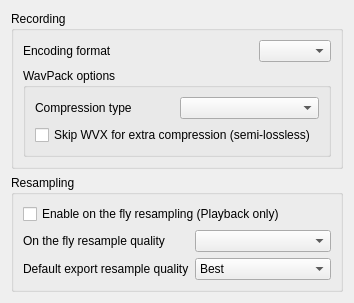
<ui version="4.0" >
 <class>RecordingConfigPage</class>
 <widget class="QWidget" name="RecordingConfigPage" >
  <property name="geometry" >
   <rect>
    <x>0</x>
    <y>0</y>
    <width>354</width>
    <height>248</height>
   </rect>
  </property>
  <property name="sizePolicy" >
   <sizepolicy vsizetype="Preferred" hsizetype="Preferred" >
    <horstretch>0</horstretch>
    <verstretch>1</verstretch>
   </sizepolicy>
  </property>
  <property name="windowTitle" >
   <string>Form</string>
  </property>
  <layout class="QVBoxLayout" name="verticalLayout" >
   <item>
    <widget class="QGroupBox" name="groupBox" >
     <property name="title" >
      <string>Recording</string>
     </property>
     <layout class="QVBoxLayout" >
      <property name="spacing" >
       <number>6</number>
      </property>
      <property name="margin" >
       <number>9</number>
      </property>
      <item>
       <layout class="QHBoxLayout" >
        <property name="spacing" >
         <number>6</number>
        </property>
        <property name="margin" >
         <number>0</number>
        </property>
        <item>
         <widget class="QLabel" name="label" >
          <property name="toolTip" >
           <string>&lt;html>&lt;head>&lt;meta name="qrichtext" content="1" />&lt;style type="text/css">
p, li { white-space: pre-wrap; }
&lt;/style>&lt;/head>&lt;body style=" font-family:'Sans Serif'; font-size:9pt; font-weight:400; font-style:normal; text-decoration:none;">
&lt;p style=" margin-top:0px; margin-bottom:0px; margin-left:0px; margin-right:0px; -qt-block-indent:0; text-indent:0px;">&lt;span style=" font-weight:600;">WAV&lt;/span> : A format without compression. Uses more hard disk space then compressed encoding formats, but needs very little cpu.&lt;/p>
&lt;p style="-qt-paragraph-type:empty; margin-top:0px; margin-bottom:0px; margin-left:0px; margin-right:0px; -qt-block-indent:0; text-indent:0px;">&lt;/p>
&lt;p style=" margin-top:0px; margin-bottom:0px; margin-left:0px; margin-right:0px; -qt-block-indent:0; text-indent:0px;">Limits : ~ 1.7 hours of recording time @ Stereo - 44.1 KHz&lt;/p>
&lt;p style="-qt-paragraph-type:empty; margin-top:0px; margin-bottom:0px; margin-left:0px; margin-right:0px; -qt-block-indent:0; text-indent:0px;">&lt;/p>
&lt;p style="-qt-paragraph-type:empty; margin-top:0px; margin-bottom:0px; margin-left:0px; margin-right:0px; -qt-block-indent:0; text-indent:0px;">&lt;/p>
&lt;p style=" margin-top:0px; margin-bottom:0px; margin-left:0px; margin-right:0px; -qt-block-indent:0; text-indent:0px;">&lt;span style=" font-weight:600;">WavPack&lt;/span> : A format with compression, up to 2 times smaller compared to WAV, and no quality loss. Uses significantly more cpu then WAV, but with modern (year 2005 and above) cpu's this shouldn't be a problem.&lt;/p>
&lt;p style="-qt-paragraph-type:empty; margin-top:0px; margin-bottom:0px; margin-left:0px; margin-right:0px; -qt-block-indent:0; text-indent:0px;">&lt;/p>
&lt;p style=" margin-top:0px; margin-bottom:0px; margin-left:0px; margin-right:0px; -qt-block-indent:0; text-indent:0px;">Using this format stresses the hard disk much less, increasing hard disk live, and less chance of saturating the hard disk bandwidth.&lt;/p>
&lt;p style="-qt-paragraph-type:empty; margin-top:0px; margin-bottom:0px; margin-left:0px; margin-right:0px; -qt-block-indent:0; text-indent:0px;">&lt;/p>
&lt;p style=" margin-top:0px; margin-bottom:0px; margin-left:0px; margin-right:0px; -qt-block-indent:0; text-indent:0px;">Limits : ~ 5 hours recording time @ Stereo - 44.1 KHz&lt;/p>
&lt;p style="-qt-paragraph-type:empty; margin-top:0px; margin-bottom:0px; margin-left:0px; margin-right:0px; -qt-block-indent:0; text-indent:0px;">&lt;/p>
&lt;p style="-qt-paragraph-type:empty; margin-top:0px; margin-bottom:0px; margin-left:0px; margin-right:0px; -qt-block-indent:0; text-indent:0px;">&lt;/p>
&lt;p style=" margin-top:0px; margin-bottom:0px; margin-left:0px; margin-right:0px; -qt-block-indent:0; text-indent:0px;">&lt;span style=" font-weight:600;">WAV64&lt;/span> : WAV format with 64 bit header, support by other programs is currently limited.&lt;/p>
&lt;p style="-qt-paragraph-type:empty; margin-top:0px; margin-bottom:0px; margin-left:0px; margin-right:0px; -qt-block-indent:0; text-indent:0px;">&lt;/p>
&lt;p style=" margin-top:0px; margin-bottom:0px; margin-left:0px; margin-right:0px; -qt-block-indent:0; text-indent:0px;">Limits : None, thousands of hours of recording time, supposed that your hard disk can hold it.&lt;/p>&lt;/body>&lt;/html></string>
          </property>
          <property name="text" >
           <string>Encoding format</string>
          </property>
         </widget>
        </item>
        <item>
         <spacer>
          <property name="orientation" >
           <enum>Qt::Horizontal</enum>
          </property>
          <property name="sizeHint" stdset="0" >
           <size>
            <width>40</width>
            <height>20</height>
           </size>
          </property>
         </spacer>
        </item>
        <item>
         <widget class="QComboBox" name="encodingComboBox" />
        </item>
       </layout>
      </item>
      <item>
       <widget class="QGroupBox" name="wacpackGroupBox" >
        <property name="title" >
         <string>WavPack options</string>
        </property>
        <layout class="QVBoxLayout" >
         <property name="spacing" >
          <number>6</number>
         </property>
         <property name="margin" >
          <number>9</number>
         </property>
         <item>
          <layout class="QHBoxLayout" >
           <property name="spacing" >
            <number>6</number>
           </property>
           <property name="margin" >
            <number>0</number>
           </property>
           <item>
            <widget class="QLabel" name="label_4" >
             <property name="text" >
              <string>Compression type</string>
             </property>
            </widget>
           </item>
           <item>
            <widget class="QComboBox" name="wavpackCompressionComboBox" />
           </item>
          </layout>
         </item>
         <item>
          <widget class="QCheckBox" name="wavpackUseAlmostLosslessCheckBox" >
           <property name="toolTip" >
            <string>&lt;html>&lt;head>&lt;meta name="qrichtext" content="1" />&lt;style type="text/css">
p, li { white-space: pre-wrap; }
&lt;/style>&lt;/head>&lt;body style=" font-family:'Sans Serif'; font-size:9pt; font-weight:400; font-style:normal; text-decoration:none;">
&lt;p style=" margin-top:0px; margin-bottom:0px; margin-left:0px; margin-right:0px; -qt-block-indent:0; text-indent:0px;">This option reduces the storage of some floating-point data files by up to about 10% by eliminating some information that has virtually no effect on the audio data. &lt;/p>
&lt;p style="-qt-paragraph-type:empty; margin-top:0px; margin-bottom:0px; margin-left:0px; margin-right:0px; -qt-block-indent:0; text-indent:0px;">&lt;/p>
&lt;p style=" margin-top:0px; margin-bottom:0px; margin-left:0px; margin-right:0px; -qt-block-indent:0; text-indent:0px;">While this does technically make the compression lossy, it retains all the advantages of floating point data (&amp;gt;600 dB of dynamic range, no clipping, and 25 bits of resolution). &lt;/p>
&lt;p style="-qt-paragraph-type:empty; margin-top:0px; margin-bottom:0px; margin-left:0px; margin-right:0px; -qt-block-indent:0; text-indent:0px;">&lt;/p>
&lt;p style=" margin-top:0px; margin-bottom:0px; margin-left:0px; margin-right:0px; -qt-block-indent:0; text-indent:0px;">This also affects large integer compression by limiting the resolution to 24 bits.&lt;/p>&lt;/body>&lt;/html></string>
           </property>
           <property name="text" >
            <string>Skip WVX for extra compression (semi-lossless)</string>
           </property>
          </widget>
         </item>
        </layout>
       </widget>
      </item>
     </layout>
    </widget>
   </item>
   <item>
    <widget class="QGroupBox" name="groupBox_2" >
     <property name="title" >
      <string>Resampling</string>
     </property>
     <layout class="QVBoxLayout" >
      <property name="spacing" >
       <number>6</number>
      </property>
      <property name="margin" >
       <number>9</number>
      </property>
      <item>
       <widget class="QCheckBox" name="useResamplingCheckBox" >
        <property name="text" >
         <string>Enable on the fly resampling (Playback only)</string>
        </property>
       </widget>
      </item>
      <item>
       <layout class="QHBoxLayout" >
        <property name="spacing" >
         <number>6</number>
        </property>
        <property name="margin" >
         <number>0</number>
        </property>
        <item>
         <layout class="QVBoxLayout" >
          <property name="spacing" >
           <number>6</number>
          </property>
          <property name="margin" >
           <number>0</number>
          </property>
          <item>
           <widget class="QLabel" name="label_3" >
            <property name="text" >
             <string>On the fly resample quality</string>
            </property>
           </widget>
          </item>
          <item>
           <widget class="QLabel" name="label_2" >
            <property name="text" >
             <string>Default export resample quality</string>
            </property>
           </widget>
          </item>
         </layout>
        </item>
        <item>
         <layout class="QVBoxLayout" >
          <property name="spacing" >
           <number>6</number>
          </property>
          <property name="margin" >
           <number>0</number>
          </property>
          <item>
           <widget class="QComboBox" name="ontheflyResampleComboBox" />
          </item>
          <item>
           <widget class="QComboBox" name="exportDefaultResampleQualityComboBox" >
            <item>
             <property name="text" >
              <string>Best</string>
             </property>
            </item>
            <item>
             <property name="text" >
              <string>High</string>
             </property>
            </item>
            <item>
             <property name="text" >
              <string>Medium</string>
             </property>
            </item>
            <item>
             <property name="text" >
              <string>Fast</string>
             </property>
            </item>
           </widget>
          </item>
         </layout>
        </item>
       </layout>
      </item>
     </layout>
    </widget>
   </item>
   <item>
    <spacer name="verticalSpacer" >
     <property name="orientation" >
      <enum>Qt::Vertical</enum>
     </property>
     <property name="sizeHint" stdset="0" >
      <size>
       <width>20</width>
       <height>3</height>
      </size>
     </property>
    </spacer>
   </item>
  </layout>
 </widget>
 <resources/>
 <connections/>
</ui>
